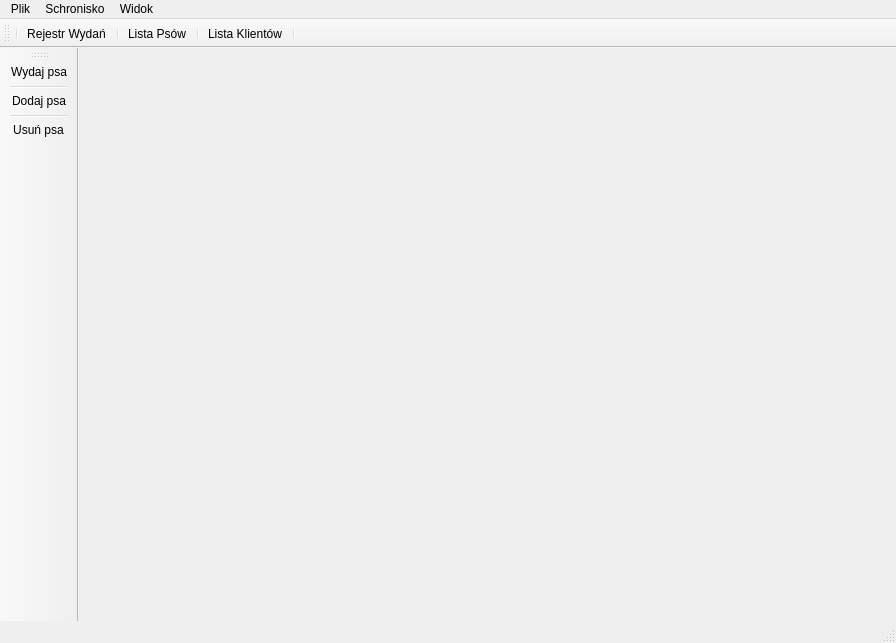
<?xml version="1.0" encoding="UTF-8"?>
<ui version="4.0">
 <class>MainWindow</class>
 <widget class="QMainWindow" name="MainWindow">
  <property name="geometry">
   <rect>
    <x>0</x>
    <y>0</y>
    <width>896</width>
    <height>643</height>
   </rect>
  </property>
  <property name="windowTitle">
   <string>Schronisko  v1.0</string>
  </property>
  <widget class="QWidget" name="centralWidget"/>
  <widget class="QMenuBar" name="menuBar">
   <property name="geometry">
    <rect>
     <x>0</x>
     <y>0</y>
     <width>896</width>
     <height>25</height>
    </rect>
   </property>
   <widget class="QMenu" name="menuPlik">
    <property name="title">
     <string>Schronisko</string>
    </property>
    <addaction name="actionWydajpsa"/>
    <addaction name="separator"/>
    <addaction name="actionDodajPsa"/>
    <addaction name="actionUsunPsa"/>
   </widget>
   <widget class="QMenu" name="menuPlik_2">
    <property name="title">
     <string>Plik</string>
    </property>
    <addaction name="actionZamknij"/>
   </widget>
   <widget class="QMenu" name="menuWidok">
    <property name="title">
     <string>Widok</string>
    </property>
    <addaction name="actionRejestrWydan"/>
    <addaction name="separator"/>
    <addaction name="actionListaKlientow"/>
    <addaction name="separator"/>
    <addaction name="actionListaPsy"/>
   </widget>
   <addaction name="menuPlik_2"/>
   <addaction name="menuPlik"/>
   <addaction name="menuWidok"/>
  </widget>
  <widget class="QToolBar" name="mainToolBar">
   <property name="windowTitle">
    <string>Widok Listy</string>
   </property>
   <attribute name="toolBarArea">
    <enum>TopToolBarArea</enum>
   </attribute>
   <attribute name="toolBarBreak">
    <bool>false</bool>
   </attribute>
   <addaction name="separator"/>
   <addaction name="actionRejestrWydan"/>
   <addaction name="separator"/>
   <addaction name="actionListaPsy"/>
   <addaction name="separator"/>
   <addaction name="actionListaKlientow"/>
   <addaction name="separator"/>
  </widget>
  <widget class="QStatusBar" name="statusBar"/>
  <widget class="QToolBar" name="toolBar">
   <property name="windowTitle">
    <string>Dzialania</string>
   </property>
   <attribute name="toolBarArea">
    <enum>LeftToolBarArea</enum>
   </attribute>
   <attribute name="toolBarBreak">
    <bool>false</bool>
   </attribute>
   <addaction name="actionWydajpsa"/>
   <addaction name="separator"/>
   <addaction name="actionDodajPsa"/>
   <addaction name="separator"/>
   <addaction name="actionUsunPsa"/>
  </widget>
  <action name="actionDodajPsa">
   <property name="text">
    <string>Dodaj psa</string>
   </property>
   <property name="toolTip">
    <string>dodanie Psa do listy Psow (Ctrl + N)</string>
   </property>
   <property name="shortcut">
    <string>Ctrl+N</string>
   </property>
  </action>
  <action name="actionZamknij">
   <property name="text">
    <string>Zamknij</string>
   </property>
   <property name="toolTip">
    <string>Wyjście do systemu ( Ctrl + X )</string>
   </property>
   <property name="shortcut">
    <string>Ctrl+X</string>
   </property>
  </action>
  <action name="actionUsunPsa">
   <property name="text">
    <string>Usuń psa</string>
   </property>
   <property name="toolTip">
    <string>Usuń bezpowrotnie psa ( Ctrl + X )</string>
   </property>
   <property name="shortcut">
    <string>Ctrl+X</string>
   </property>
  </action>
  <action name="actionRejestrWydan">
   <property name="checkable">
    <bool>true</bool>
   </property>
   <property name="text">
    <string>Rejestr Wydań</string>
   </property>
   <property name="toolTip">
    <string>Pokaż Rejestr Wydań (Ctrl + W)</string>
   </property>
   <property name="shortcut">
    <string>Ctrl+W</string>
   </property>
  </action>
  <action name="actionListaPsy">
   <property name="checkable">
    <bool>true</bool>
   </property>
   <property name="text">
    <string>Lista Psów</string>
   </property>
   <property name="toolTip">
    <string>Pokaż Listę Psów (Ctrl + P)</string>
   </property>
   <property name="shortcut">
    <string>Ctrl+P</string>
   </property>
  </action>
  <action name="actionListaKlientow">
   <property name="checkable">
    <bool>true</bool>
   </property>
   <property name="text">
    <string>Lista Klientów</string>
   </property>
   <property name="toolTip">
    <string>Pokaż Liste Klientów (Ctrl + K)</string>
   </property>
   <property name="shortcut">
    <string>Ctrl+K</string>
   </property>
  </action>
  <action name="actionWydajpsa">
   <property name="text">
    <string>Wydaj psa</string>
   </property>
   <property name="toolTip">
    <string>Wydaj psa nowemu wlascicielowi ( Ctrl + T )</string>
   </property>
   <property name="shortcut">
    <string>Ctrl+T</string>
   </property>
  </action>
 </widget>
 <layoutdefault spacing="6" margin="11"/>
 <resources/>
 <connections>
  <connection>
   <sender>actionZamknij</sender>
   <signal>triggered()</signal>
   <receiver>MainWindow</receiver>
   <slot>close()</slot>
   <hints>
    <hint type="sourcelabel">
     <x>-1</x>
     <y>-1</y>
    </hint>
    <hint type="destinationlabel">
     <x>199</x>
     <y>149</y>
    </hint>
   </hints>
  </connection>
 </connections>
</ui>
